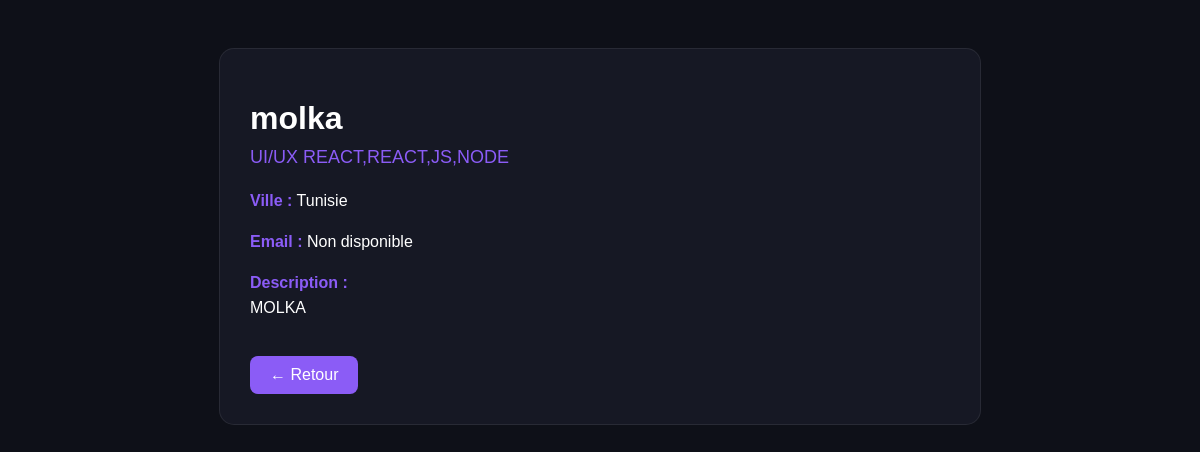
Page /profiletalents.php?id=10 on the committed database.
### tables this page shows
CREATE TABLE `talents` (
  `id` int(11) NOT NULL,
  `name` varchar(100) DEFAULT NULL,
  `skill` varchar(100) DEFAULT NULL,
  `description` text DEFAULT NULL,
  `status` varchar(20) DEFAULT 'pending',
  `user_id` int(11) DEFAULT NULL
);

### profiletalents.php (the view, shortened to what this page needs)
<?php
include "config.php";
$id = intval($_GET['id']);
$stmt = $pdo->prepare("SELECT * FROM talents WHERE id = ?");
$stmt->execute([$id]);
$talent = $stmt->fetch();
?>
<!DOCTYPE html>
<html lang="fr">
<head>
</head>
<body>
<div class="card">
    <h1><?= htmlspecialchars($talent['name'] ?? 'Talent') ?></h1>
    <div class="skill">
        <?= htmlspecialchars($talent['skill'] ?? 'Non spécifié') ?>
    </div>
    <div class="info">
        <span class="label">Ville :</span>
        <?= htmlspecialchars($talent['city'] ?? 'Tunisie') ?>
    </div>
    <div class="info">
        <span class="label">Email :</span>
        <?= htmlspecialchars($talent['email'] ?? 'Non disponible') ?>
    </div>
    <div class="info">
        <span class="label">Description :</span><br>
        <?= nl2br(htmlspecialchars($talent['description'] ?? 'Aucune description')) ?>
    </div>
    <a href="talents.php">← Retour</a>
</div>
</body>
</html>

### profiletalents.php (style rules this page uses)
body { font-family: Arial, sans-serif; background:#0e1018; color:white; padding:40px; }
.card { max-width:700px; margin:auto; background:#161824; padding:30px; border-radius:15px; border:1px solid rgba(255,255,255,0.08); }
h1 { margin-bottom:10px; font-size:32px; }
.skill { color:#8b5cf6; margin-bottom:20px; font-size:18px; }
.info { margin-bottom:15px; line-height:1.6; }
.label { color:#8b5cf6; font-weight:bold; }
a { display:inline-block; margin-top:20px; color:white; background:#8b5cf6; padding:10px 20px; border-radius:8px; text-decoration:none; transition:0.2s; }

### rows in the picture
talents: name "molka", skill "UI/UX REACT,REACT,JS,NODE", description "MOLKA"

### other values in the picture
$talent['city'] "Tunisie"
$talent['email'] "Non disponible"
